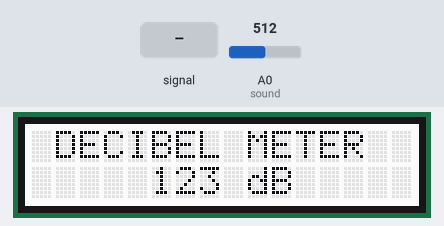
This sketch was run on a simulated Arduino Uno, built with avr-gcc and run on an emulated ATmega328P. Parts: 16×2 character LCD. The inputs (shaded band) are chosen by the test bench; at power-on: A0 (sound) = 512.

Above: at 1.2 s.
1.3 s: A0 (sound) fed a 200 Hz sine of ±81 counts around its level
At 2.0 s:
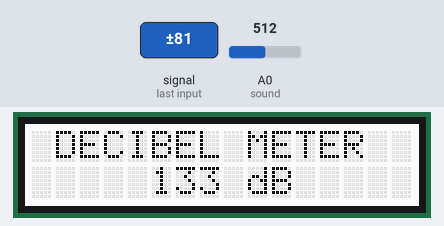
3.6 s: A0 (sound) set to 716
At 4.1 s:
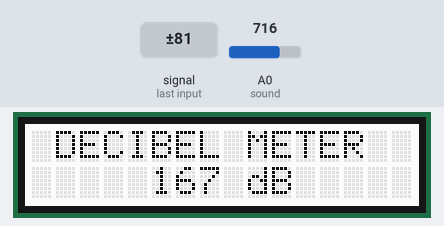
5.2 s: A0 (sound) fed a 1000 Hz sine of ±255 counts around its level
At 5.6 s:
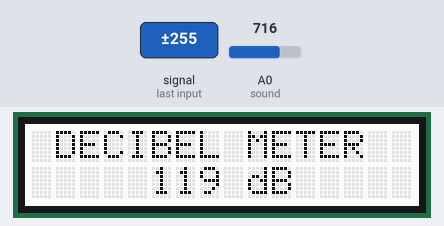
7.2 s: A0 (sound) set to 900
At 8.4 s:
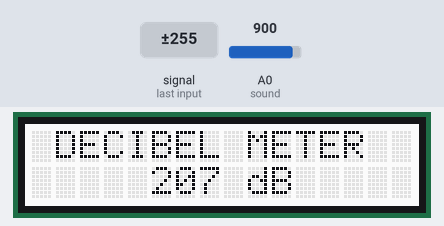
8.8 s: A0 (sound) set to 1023
At 9.4 s:
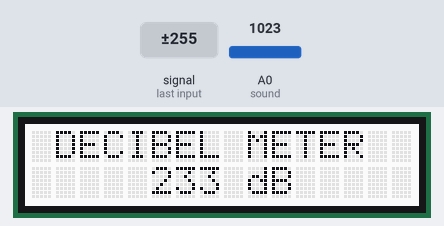
Timing chart, 0 to 11.4 s (numbered marks = the images above; inputs shaded):
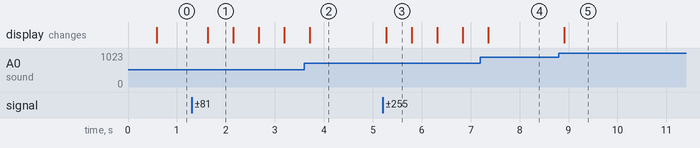

The sketch:

Decibel_Meter.ino
```cpp
/*================DECIBEL METER====================
  Dibuat Oleh Tim Digiware
  =================================================
  Konfigurasi Pin:
  |------------------------------------------------|
  |                            | Arduino Base HAT  |
  |------------------------------------------------|
  |Grove - Loudness Sensor     |         A0        |
  |Grove - LCD 16x2            |         I2C       |
  |------------------------------------------------|
*/

#define sound A0

#include <Wire.h>
#include "rgb_lcd.h"

rgb_lcd lcd;

void setup() {

  lcd.begin(16,2);
  Serial.begin(9600);
  lcd.setCursor(5,1);

}

void loop() {

  int analogVal = analogRead(sound);

  int dB = map(analogVal, 0, 410, 0, 88);

  lcd.setCursor(5,1);
  lcd.print(dB + 14);
  lcd.print(" dB ");
  delay(500);


  lcd.setCursor(1,0);
  lcd.print("DECIBEL METER");

}
```

Measured:
- after the input at 1.3 s, the display: changes after 0.33 s (image 1)
- after the input at 5.2 s, the display: changes after 0.08 s (image 3)
- after the input at 8.8 s, the display: changes after 0.12 s (image 5)
- what the display in image 1 shows lasts 0.6 s, from 1.6 s to 2.2 s
